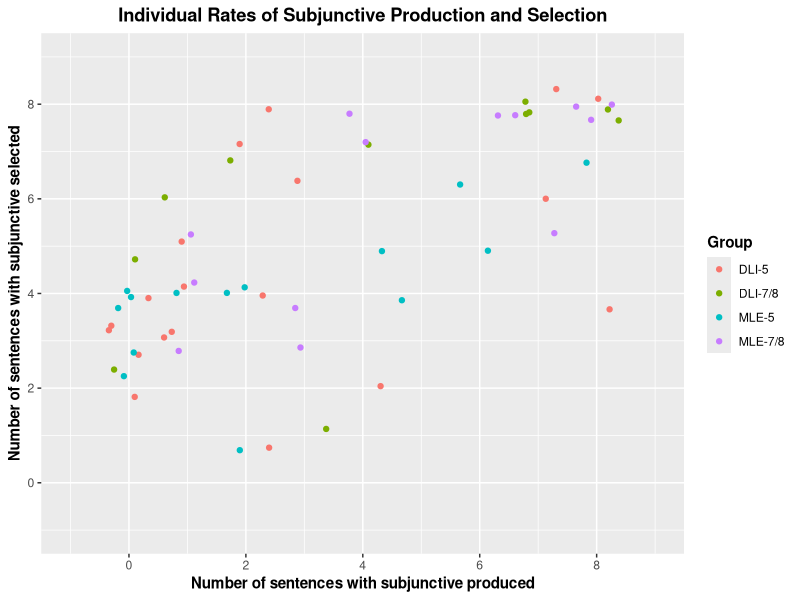
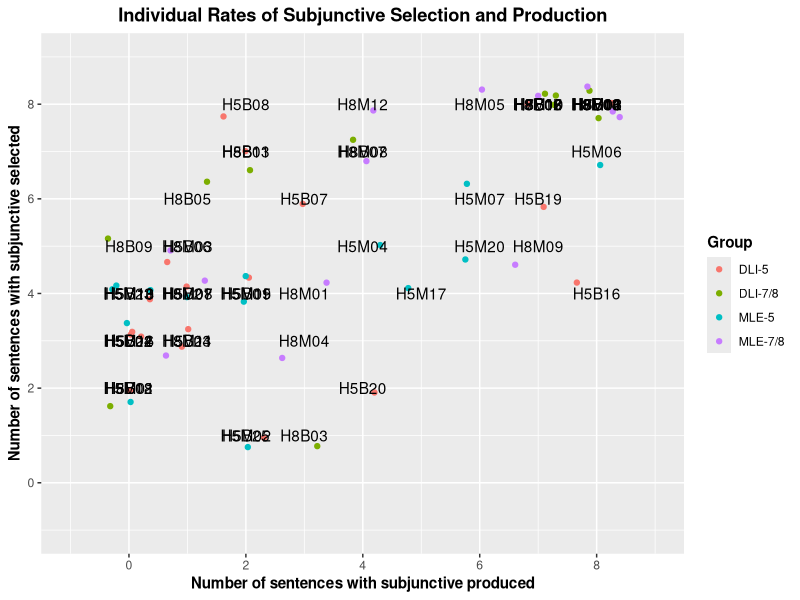

These charts were generated, in order, by the following R code:
library(tidyverse)


# Load data
## EPT
DLI78_EPT <- read_csv("./CSV Files/DLI-78/DLI-78 Subjunctive EPT.csv") %>%
  filter(Property == "Intensional subjunctive") %>% 
  mutate(Group = "DLI-7/8",
         Task = "Production")

MLS78_EPT <- read_csv("./CSV Files/MLS-78/MLS-78 Subjunctive EPT.csv") %>%
  filter(!School == "GBCS") %>% 
  filter(Property == "Intensional subjunctive") %>% 
  mutate(Group = "MLE-7/8",
         Task = "Production")

DLI5_EPT <- read_csv("./CSV Files/DLI-5/DLI-5 Subjunctive EPT.csv")  %>%
  filter(Property == "Intensional subjunctive")%>% 
  mutate(Group = "DLI-5",
         Task = "Production")

MLS5_EPT <- read_csv("./CSV Files/MLS-5/MLS-5 Subjunctive EPT.csv") %>%
  filter(!School == "GBCS") %>% 
  filter(Property == "Intensional subjunctive") %>% 
  mutate(Group = "MLE-5",
         Task = "Production")


## FCT
DLI78_FCT <- read_csv("./CSV Files/DLI-78/DLI-78 Subjunctive FCT.csv")  %>%
  filter(Property == "Intensional subjunctive") %>% 
  mutate(Group = "DLI-7/8",
         Task = "Selection")

MLS78_FCT <- read_csv("./CSV Files/MLS-78/MLS-78 Subjunctive FCT.csv")  %>%
  filter(!School == "GBCS") %>% 
  filter(Property == "Intensional subjunctive") %>% 
  mutate(Group = "MLE-7/8",
         Task = "Selection")

DLI5_FCT <- read_csv("./CSV Files/DLI-5/DLI-5 Subjunctive FCT.csv")  %>%
  filter(Property == "Intensional subjunctive") %>% 
  mutate(Group = "DLI-5",
         Task = "Selection")

MLS5_FCT <- read_csv("./CSV Files/MLS-5/MLS-5 Subjunctive FCT.csv") %>%
  filter(!School == "GBCS") %>% 
  filter(Property == "Intensional subjunctive") %>% 
  mutate(Group = "MLE-5",
         Task = "Selection")


# Join datasets
## Bind by task
EPT <- rbind(DLI78_EPT, MLS78_EPT, DLI5_EPT, MLS5_EPT)
FCT <- rbind(DLI78_FCT, MLS78_FCT, DLI5_FCT, MLS5_FCT)


## Create datasets for graphs
EPT_Group <- EPT %>%
  filter(!is.na(Mood_Use)) %>%
  group_by(Part_ID, Group) %>%
  summarize(Production = sum(Mood_Use))

FCT_Group <- FCT %>%
  filter(!is.na(Mood_Use)) %>%
  group_by(Part_ID, Group) %>%
  summarize(Production = sum(Mood_Use))

Aggregate = left_join(EPT_Group, FCT_Group, by = "Part_ID", "Group") %>%
  rename(Group = Group.x,
         Production = Production.x,
         Preference = Production.y) %>% 
  mutate(Total = Preference + Production)


# Plot individual differences
## Without labels
Aggregate %>% 
  ggplot(aes(x = Production, y = Preference, fill = Group)) +
  geom_jitter(mapping = aes(color = Group)) +
  scale_x_continuous(breaks = seq (0, 8, 2),
                     limits = c(-1, 9)) +
  scale_y_continuous(breaks = seq (0, 8, 2),
                     limits = c(-1, 9)) +
  labs(x = "Number of sentences with subjunctive produced", y = "Number of sentences with subjunctive selected", title = "Individual Rates of Subjunctive Production and Selection", color = "Group") +
  theme(axis.title = element_text(face = "bold"),
        plot.title = element_text(hjust = 0.5, face = "bold"),
        legend.title = element_text(face = "bold"),
        strip.text = element_text(face = "bold", size = 10))


## With labels
Aggregate %>% 
  ggplot(aes(x = Production, y = Preference, fill = Group, label = Part_ID)) +
  geom_jitter(mapping = aes(color = Group)) +
  geom_text() +
  scale_x_continuous(breaks = seq (0, 8, 2),
                     limits = c(-1, 9)) +
  scale_y_continuous(breaks = seq (0, 8, 2),
                     limits = c(-1, 9)) +
  labs(x = "Number of sentences with subjunctive produced", y = "Number of sentences with subjunctive selected", title = "Individual Rates of Subjunctive Selection and Production", color = "Group") +
  theme(axis.title = element_text(face = "bold"),
        plot.title = element_text(hjust = 0.5, face = "bold"),
        legend.title = element_text(face = "bold"),
        strip.text = element_text(face = "bold", size = 10))
